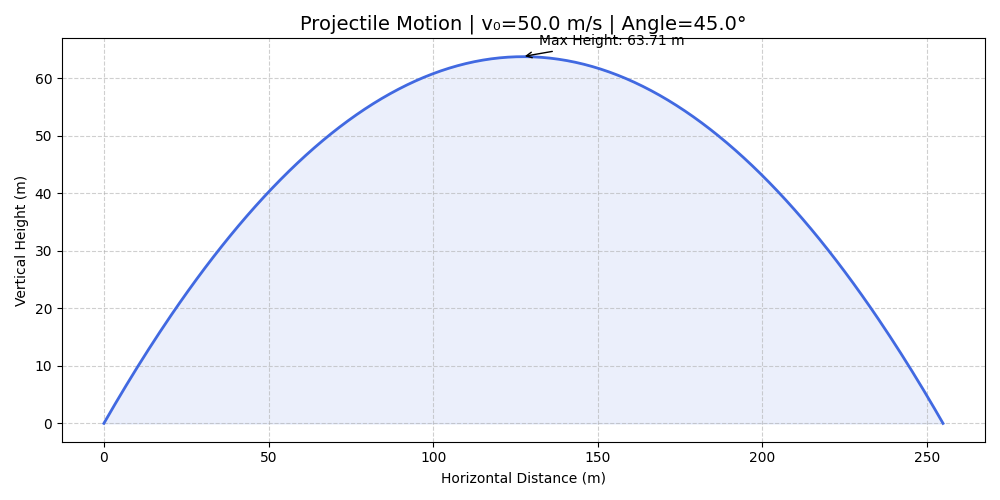

Write Python code to recreate this figure.
import numpy as np
import matplotlib.pyplot as plt

# Constants
g = 9.81  # gravity (m/s²)

def projectile_motion(v0, angle_deg):
    angle_rad = np.radians(angle_deg)
    
    # Calculations
    vx = v0 * np.cos(angle_rad)
    vy = v0 * np.sin(angle_rad)
    
    t_flight = 2 * vy / g
    t = np.linspace(0, t_flight, 300)
    
    x = vx * t
    y = vy * t - 0.5 * g * t**2
    
    max_height = (vy**2) / (2 * g)
    range_ = vx * t_flight

    # Plot
    plt.figure(figsize=(10, 5))
    plt.plot(x, y, color='royalblue', linewidth=2)
    plt.title(f'Projectile Motion | v₀={v0} m/s | Angle={angle_deg}°', fontsize=14)
    plt.xlabel('Horizontal Distance (m)')
    plt.ylabel('Vertical Height (m)')
    plt.grid(True, linestyle='--', alpha=0.6)
    plt.fill_between(x, y, alpha=0.1, color='royalblue')
    
    # Annotations
    plt.annotate(f'Max Height: {max_height:.2f} m',
                 xy=(x[np.argmax(y)], max_height),
                 xytext=(x[np.argmax(y)] + 5, max_height + 2),
                 arrowprops=dict(arrowstyle='->'))
    
    plt.tight_layout()
    plt.savefig('projectile_motion.png')
    plt.show()
    
    print(f"\n📊 Results:")
    print(f"   Max Height   : {max_height:.2f} m")
    print(f"   Total Range  : {range_:.2f} m")
    print(f"   Flight Time  : {t_flight:.2f} s")

# Run it
v0 = float(input("Enter initial velocity (m/s): "))
angle = float(input("Enter launch angle (degrees): "))
projectile_motion(v0, angle)
